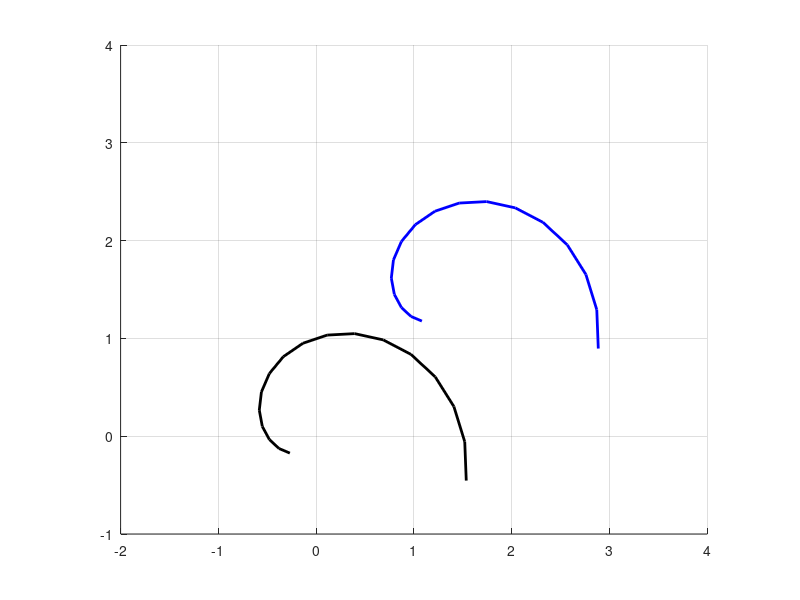

This figure's MATLAB source: (Note: this script raises an error after producing the figure.)
clc; clear all; close all; color = 'kbgrcmy'; colorVal=0;

turns = 1;
x = -1*pi*turns : 0.25  : pi*turns;
r = 0 : 1/(length(x)-1) : 1;

X = sin(x).*r*2;
Y = cos(x).*r*2;
x_g = transpose(X);
y_g = transpose(Y);
x_g=x_g(5:length(x_g)-5);
y_g=y_g(5:length(y_g)-5);

numberOfRobots   = 2;
trajectoryOffset = 1.35;
trajectory       = zeros(17,2);
for i=1:numberOfRobots
    trajectory   = [trajectory x_g+((i-1)*trajectoryOffset) y_g+((i-1)*trajectoryOffset)];
end
trajectory=trajectory(:,3:(numberOfRobots*2+2));

figure;
hold on; grid on;
axis([-2 4 -1 4]);
axis square; axis equal;
for i=1:2:numberOfRobots*2
   colorVal = colorVal+1;
   if(colorVal>7)
      colorVal=1;
   end
   plot(trajectory(:,i),trajectory(:,i+1),color(colorVal),'LineWidth',2);
end

Kp    = 5;
Ki    = 0.01;
Kd    = 0.01;
E_k   = zeros(1,numberOfRobots);
e_k_1 = zeros(1,numberOfRobots);
steps = 0;

distThresh  = 0.05;
angleThresh = 0.2;

% Robot and Simulation Constants
R = 41/2;  % in mm
L = 88.41; % in mm
dt=0.05;   % 50ms
maxVel=2*pi;
v = maxVel;

xyz    =zeros(numberOfRobots,3);
eAngle =zeros(numberOfRobots,3);
pose   =zeros(numberOfRobots,3);

vLeft  = zeros(1,numberOfRobots);
vRight = zeros(1,numberOfRobots);

%=================================================
vrep=remApi('remoteApi');
vrep.simxFinish(-1);
clientID=vrep.simxStart('127.0.0.1',19999,true,true,5000,5);
if (clientID>-1)
    disp('Connected to remote API server');
else
    disp('Failed connecting to remote API server');
end
%=================================================
[~,r1_handle]=vrep.simxGetObjectHandle(clientID,'K3_robot#', vrep.simx_opmode_blocking);
[~,r2_handle]=vrep.simxGetObjectHandle(clientID,'K3_robot#0', vrep.simx_opmode_blocking);
[~,r3_handle]=vrep.simxGetObjectHandle(clientID,'K3_robot#1', vrep.simx_opmode_blocking);
r_handle = [r1_handle r2_handle r3_handle];

for i=1:numberOfRobots
    [~,xyz(i,:)]=vrep.simxGetObjectPosition(clientID, r_handle(i), -1, vrep.simx_opmode_streaming);
    [~,eAngle(i,:)]=vrep.simxGetObjectOrientation(clientID,r_handle(i), -1, vrep.simx_opmode_streaming);
    pose(i,:) = [xyz(i,1) xyz(i,2) atan2(sin(eAngle(i,3)), cos(eAngle(i,3)))];
end

robotTrajectory = [animatedline('Color',color(colorVal),'LineWidth',2)];
for i = 1: numberOfRobots-1
   colorVal = colorVal+1;
   if(colorVal>7)
       colorVal=1;
   end
   robotTrajectory = [robotTrajectory;animatedline('Color',color(colorVal),'LineWidth',2)];
end

flag = ones(1,numberOfRobots);
turnFlag = ones(1,numberOfRobots);
StraightFlag = zeros(1,numberOfRobots);
moving = ones(1,numberOfRobots);
LOOP=0;
goalVals = [1 3 5; 2 4 6];
while LOOP < length(trajectory)
    LOOP = LOOP+1;
    while sum(moving)>0
        for i=1:numberOfRobots
            x_g = trajectory(LOOP,goalVals(1,i));
            y_g = trajectory(LOOP,goalVals(2,i));
            [~,xyz(i,:)]=vrep.simxGetObjectPosition(clientID, r_handle(i), -1, vrep.simx_opmode_buffer);
            [~,eAngle(i,:)]=vrep.simxGetObjectOrientation(clientID,r_handle(i), -1, vrep.simx_opmode_buffer);
            pose(i,:) = [xyz(i,1) xyz(i,2) atan2(sin(eAngle(i,3)), cos(eAngle(i,3)))];

            x = pose(i,1);
            y = pose(i,2);
            theta=pose(i,3) + (pi/2);
            theta = atan2(sin(theta), cos(theta));

            dist = abs(sqrt( (y_g-y)^2 + (x_g-x)^2));

            % 1. Calculate the heading (angle) to the goal.
            % distance between goal and robot in x-direction
            u_x = x_g-x;     
            % distance between goal and robot in y-direction
            u_y = y_g-y;
            % angle from robot to goal. Hint: use ATAN2, u_x, u_y here.
            theta_g = atan2(u_y,u_x);

            % 2. Calculate the heading error.
            % error between the goal angle and robot's angle
            % Hint: Use ATAN2 to make sure this stays in [-pi,pi].
            e_k = theta_g-theta;
            e_k = atan2(sin(e_k),cos(e_k));

            % 3. Calculate PID for the steering angle 
            % error for the proportional term
            e_P = e_k;

            % error for the integral term. Hint: Approximate the integral using
            % the accumulated error, E_k, and the error for
            % this time step, e_k.
            e_I = E_k(1,i) + e_k*dt;

            % error for the derivative term. Hint: Approximate the derivative
            % using the previous error, e_k_1, and the
            % error for this time step, e_k.
            e_D = (e_k-e_k_1(1,i))/dt;
            w = Kp*e_P + Ki*e_I + Kd*e_D;

            % 4. Save errors for next time step
            E_k(1,i)   = e_I;
            e_k_1(1,i) = e_k;

            if (abs(e_k)>angleThresh) && (dist>distThresh)
                turnFlag(1,i) = 1;
                StraightFlag(1,i) = 0;
                vRight(1,i) = (2*v+w*L)/(2*R);
                vLeft(1,i)  = (2*v-w*L)/(2*R);    
            elseif abs(e_k)<angleThresh
                turnFlag(1,i) = 0;
                StraightFlag(1,i) = 1;
            end

            if StraightFlag(1,i)
                if dist>distThresh
                    vRight(1,i) = v;
                    vLeft(1,i) = v;
                else
                    if LOOP>=length(trajectory)
                        vRight(1,i) = 0;
                        vLeft(1,i) = 0;
                        moving(1,i) = 0;
                    end
                end
            end
            addpoints(robotTrajectory(i),x,y);
            [res Ints Floats Strings Buffer]=vrep.simxCallScriptFunction(clientID,'remoteApiCommandServer',vrep.sim_scripttype_childscript,'setk3Velocity_function',[i vLeft(1,i) vRight(1,i)],[],'',[],vrep.simx_opmode_blocking);
        end
        drawnow
    end

    for i=1:numberOfRobots
        vLeft(1,i) = 0;
        vRight(1,i) = 0;
        [res Ints Floats Strings Buffer]=vrep.simxCallScriptFunction(clientID,'remoteApiCommandServer',vrep.sim_scripttype_childscript,'setk3Velocity_function',[i vLeft(1,i) vRight(1,i)],[],'',[],vrep.simx_opmode_blocking);
    end
end

vrep.delete();